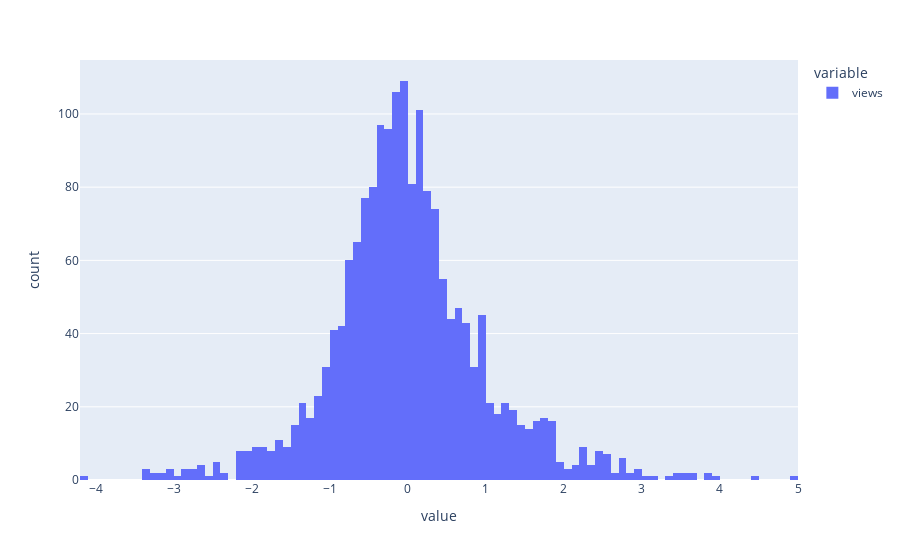

Here is the notebook cell this chart was saved with:
### Code cell
# We take the log value of views and normalize with mean and std

log_views = np.log(df['views'])
px.histogram((log_views - log_views.mean())/log_views.std())

### Figure 1 — Plotly figure (JSON) as saved in the notebook; plotly's stock layout.template omitted (floating-point values rounded to 4 significant figures; data arrays with more than 128 entries replaced by an {"elided": "..."} marker saying what was removed)
{"data": [{"alignmentgroup": "True", "bingroup": "x", "hovertemplate": "variable=views<br>value=%{x}<br>count=%{y}<extra></extra>", "legendgroup": "views", "marker": {"color": "#636efa", "pattern": {"shape": ""}}, "name": "views", "offsetgroup": "views", "orientation": "v", "showlegend": true, "x": {"elided": "1796 float values"}, "xaxis": "x", "yaxis": "y", "type": "histogram"}], "layout": {"xaxis": {"anchor": "y", "domain": [0.0, 1.0], "title": {"text": "value"}}, "yaxis": {"anchor": "x", "domain": [0.0, 1.0], "title": {"text": "count"}}, "legend": {"title": {"text": "variable"}, "tracegroupgap": 0}, "margin": {"t": 60}, "barmode": "relative"}}
